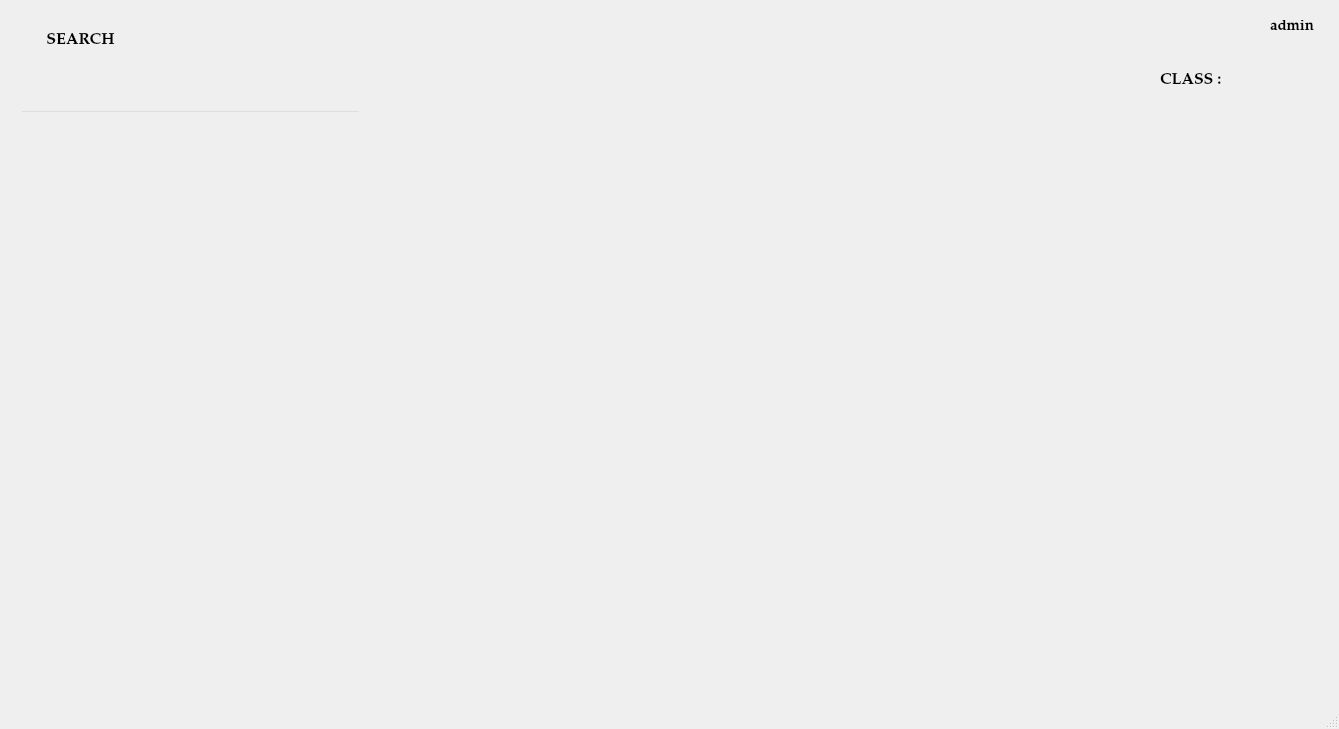
<?xml version="1.0" encoding="UTF-8"?>
<ui version="4.0">
 <class>viewclass</class>
 <widget class="QMainWindow" name="viewclass">
  <property name="geometry">
   <rect>
    <x>0</x>
    <y>0</y>
    <width>1339</width>
    <height>729</height>
   </rect>
  </property>
  <property name="windowTitle">
   <string>MainWindow</string>
  </property>
  <widget class="QWidget" name="centralwidget">
   <widget class="QTableWidget" name="tableView">
    <property name="geometry">
     <rect>
      <x>20</x>
      <y>160</y>
      <width>1301</width>
      <height>511</height>
     </rect>
    </property>
    <property name="styleSheet">
     <string notr="true">background:transparent;</string>
    </property>
   </widget>
   <widget class="QLabel" name="label">
    <property name="geometry">
     <rect>
      <x>0</x>
      <y>0</y>
      <width>1341</width>
      <height>711</height>
     </rect>
    </property>
    <property name="text">
     <string/>
    </property>
    <property name="pixmap">
     <pixmap resource="pic.qrc">:/newPrefix/ttt - Copy.jpg</pixmap>
    </property>
   </widget>
   <widget class="QPushButton" name="add">
    <property name="geometry">
     <rect>
      <x>20</x>
      <y>20</y>
      <width>121</width>
      <height>41</height>
     </rect>
    </property>
    <property name="font">
     <font>
      <family>Palatino Linotype</family>
      <pointsize>12</pointsize>
      <weight>75</weight>
      <bold>true</bold>
     </font>
    </property>
    <property name="acceptDrops">
     <bool>false</bool>
    </property>
    <property name="styleSheet">
     <string notr="true">background-color: rgb(255, 255, 255);</string>
    </property>
    <property name="text">
     <string>SEARCH</string>
    </property>
    <property name="checkable">
     <bool>false</bool>
    </property>
    <property name="default">
     <bool>true</bool>
    </property>
    <property name="flat">
     <bool>true</bool>
    </property>
   </widget>
   <widget class="QLabel" name="label_2">
    <property name="geometry">
     <rect>
      <x>1160</x>
      <y>60</y>
      <width>71</width>
      <height>41</height>
     </rect>
    </property>
    <property name="font">
     <font>
      <family>Palatino Linotype</family>
      <pointsize>12</pointsize>
      <weight>75</weight>
      <bold>true</bold>
     </font>
    </property>
    <property name="text">
     <string>CLASS :</string>
    </property>
   </widget>
   <widget class="QLabel" name="classd">
    <property name="geometry">
     <rect>
      <x>1230</x>
      <y>60</y>
      <width>91</width>
      <height>41</height>
     </rect>
    </property>
    <property name="font">
     <font>
      <family>Palatino Linotype</family>
      <pointsize>12</pointsize>
      <weight>75</weight>
      <bold>true</bold>
     </font>
    </property>
    <property name="text">
     <string/>
    </property>
   </widget>
   <widget class="QLineEdit" name="searching">
    <property name="geometry">
     <rect>
      <x>20</x>
      <y>110</y>
      <width>341</width>
      <height>31</height>
     </rect>
    </property>
    <property name="styleSheet">
     <string notr="true">background:transparent;

</string>
    </property>
   </widget>
   <widget class="QLabel" name="label_3">
    <property name="geometry">
     <rect>
      <x>330</x>
      <y>110</y>
      <width>47</width>
      <height>31</height>
     </rect>
    </property>
    <property name="text">
     <string/>
    </property>
    <property name="pixmap">
     <pixmap resource="pic.qrc">:/newPrefix/sse.png</pixmap>
    </property>
   </widget>
   <widget class="QLabel" name="label_4">
    <property name="geometry">
     <rect>
      <x>1270</x>
      <y>20</y>
      <width>47</width>
      <height>13</height>
     </rect>
    </property>
    <property name="font">
     <font>
      <family>Palatino Linotype</family>
      <pointsize>11</pointsize>
      <weight>75</weight>
      <bold>true</bold>
     </font>
    </property>
    <property name="text">
     <string>admin</string>
    </property>
   </widget>
   <widget class="QLabel" name="label_5">
    <property name="geometry">
     <rect>
      <x>1240</x>
      <y>10</y>
      <width>31</width>
      <height>31</height>
     </rect>
    </property>
    <property name="text">
     <string/>
    </property>
    <property name="pixmap">
     <pixmap resource="pic.qrc">:/newPrefix/icon.png</pixmap>
    </property>
   </widget>
   <zorder>label</zorder>
   <zorder>tableView</zorder>
   <zorder>add</zorder>
   <zorder>label_2</zorder>
   <zorder>classd</zorder>
   <zorder>searching</zorder>
   <zorder>label_3</zorder>
   <zorder>label_4</zorder>
   <zorder>label_5</zorder>
  </widget>
  <widget class="QMenuBar" name="menubar">
   <property name="geometry">
    <rect>
     <x>0</x>
     <y>0</y>
     <width>1339</width>
     <height>21</height>
    </rect>
   </property>
  </widget>
  <widget class="QStatusBar" name="statusbar"/>
 </widget>
 <resources>
  <include location="pic.qrc"/>
 </resources>
 <connections/>
</ui>
